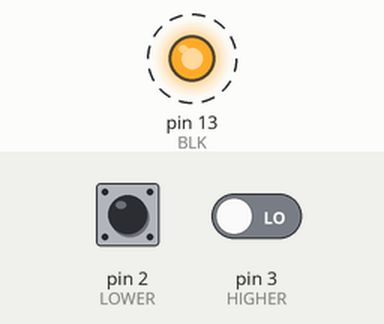
Recording of a sketch running on a simulated Arduino Uno, built with avr-gcc and run on an emulated ATmega328P. Shown: output pins drawn as LEDs (lit = HIGH). Dashed ring = blinking. Inputs (shaded band) come from the test bench; at power-on: pin 2 (LOWER) LOW, pin 3 (HIGHER) LOW.

Above: at 1.05 s.
1.3 s: pin 2 (LOWER) driven HIGH
At 1.3 s:
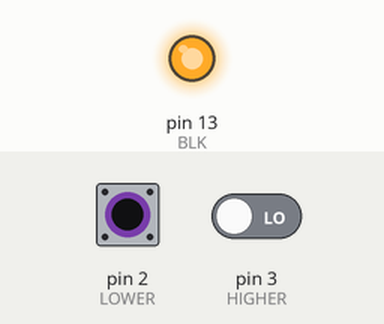
2.8 s: pin 2 (LOWER) driven LOW
At 3.9 s:
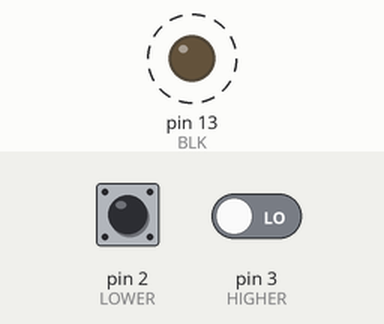
5.8 s: pin 3 (HIGHER) driven HIGH
At 5.8 s:
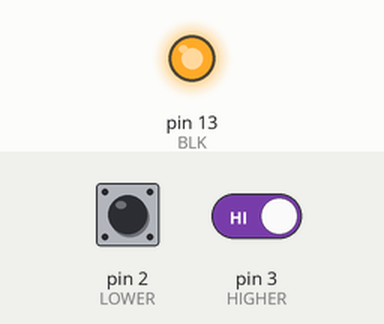
7.3 s: pin 3 (HIGHER) driven LOW
At 7.45 s:
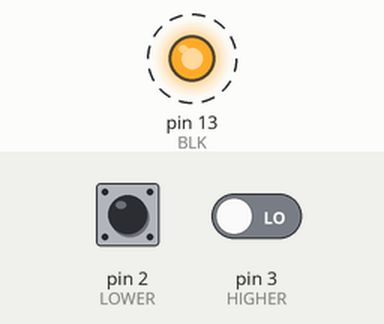
10.3 s: pin 2 (LOWER) pulsed HIGH 5 times (0.12 s each, 0.3 s apart)
13.3 s: pin 2 (LOWER) pulsed HIGH 5 times (0.12 s each, 0.3 s apart)
At 15.8 s:
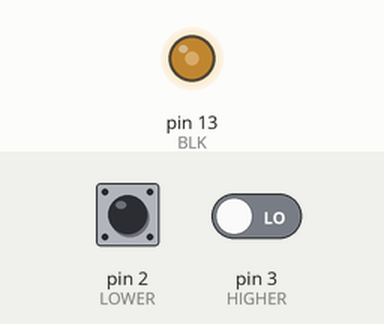
Timing chart, 0 to 17.3 s (numbered marks = the images above; inputs shaded):
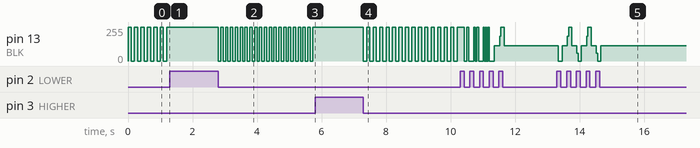

The sketch:

button_frequency.ino
```cpp
#define HIGHER 3
#define LOWER 2
#define BLK 13
#define STEP 50
#define CEILING 2000

volatile int delayTime = 200;

void makeHigher() {
  bool done = false;

  while (digitalRead(HIGHER))
    if (!done)
      delayTime += (delayTime < CEILING)? STEP : 0,
	  done = true;
}

void makeLower() {
  bool done = false;

  while (digitalRead(LOWER))
    if (!done)
      delayTime -= (delayTime > 0)? STEP : 0,
	  done = true;
}

void setup() {
  pinMode(HIGHER, INPUT);
  pinMode(LOWER, INPUT);
  pinMode(BLK, OUTPUT);
  attachInterrupt(digitalPinToInterrupt(HIGHER), makeHigher, RISING);
  attachInterrupt(digitalPinToInterrupt(LOWER), makeLower, RISING);
}

void loop() {
  digitalWrite(BLK, HIGH);
  delay(delayTime/2);
  digitalWrite(BLK, LOW);
  delay(delayTime/2);
}
```

Measured:
- after the input at 1.3 s, pin 13 (BLK): stops changing and stays 255/255
- after the input at 2.8 s, pin 13 (BLK): alternates 255/255 for 0.08 s and 0/255 for 0.08 s, starting at once
- after the input at 5.8 s, pin 13 (BLK): stops changing and stays 255/255
- after the input at 7.3 s, pin 13 (BLK): alternates 255/255 for 0.10 s and 0/255 for 0.10 s, starting at once
- after the input at 13.3 s, pin 13 (BLK): 115/255 → 0/255 at once, then repeats every 0.60 s: 115/255 0.16 s, 185/255 0.04 s, 255/255 0.10 s, 115/255 0.16 s, 57/255 0.04 s, 0/255 0.10 s, until it stays 115/255 from 14.7 s
- by itself, pin 13 (BLK): alternates 255/255 for 0.10 s and 0/255 for 0.10 s
